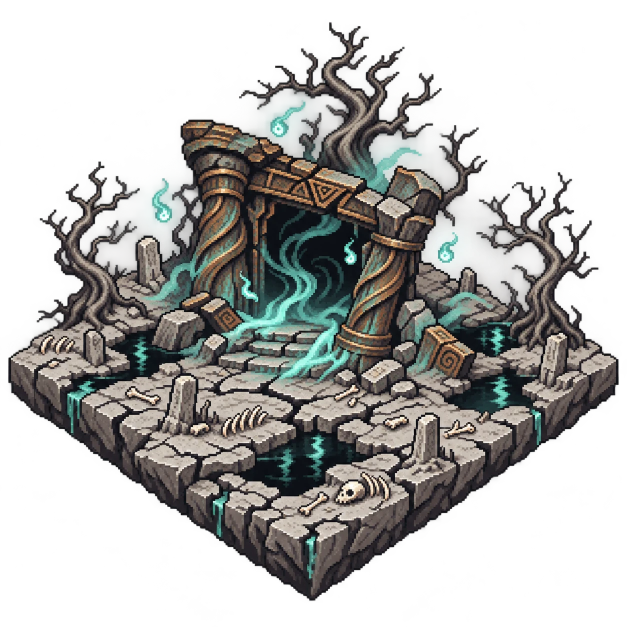
#> input picture assets/ASSET__guiyu.webp, 1254 x 1254 px, given in place of gp_c2_r1.png, which was not available (shown at 1/2 size)
$ python normalize_ground_paint.py
#> lines starting #> are read from the running program, lines starting #| are printed output that depends on the picture; after the words box and inside, x2 and y2 are one past the last pixel; in counts of white or black regions, pixels touching at a corner belong together
import numpy as np, os
from PIL import Image
from scipy import ndimage
src='/tmp/b8/assets/map'; dst='/home/claude/van-dao/assets'
def load(n): return np.asarray(Image.open(f'{src}/{n}.png').convert('RGB')).astype(np.float32)
#> called with n = 'gp_c2_r1'
def gmask(a):
    r,g,b=a[...,0],a[...,1],a[...,2]
    return ((g>=r*0.85)&(b<g*0.72)&(g>40)).astype(np.float32)
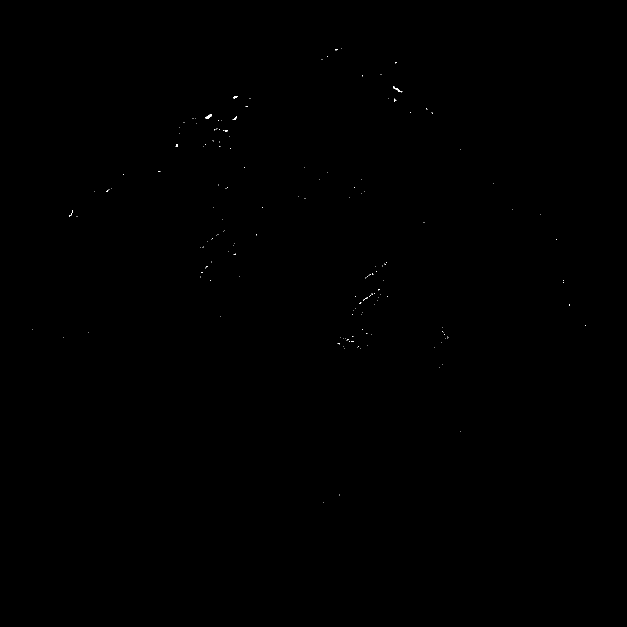
#> returned value: shape (1254, 1254) float32 (shown at 1/2 size); values 0 (black) and 1 (white), 0.04% white in thin lines or dots, all inside (x1, y1, x2, y2) = (65, 97, 1172, 1006)
lum=lambda a: a[...,0]*0.3+a[...,1]*0.59+a[...,2]*0.11
std=load('gp_c2_r1'); m=gmask(std)
tc=np.array([(std[...,c]*m).sum()/m.sum() for c in range(3)]); tL=(lum(std)*m).sum()/m.sum()
#> after `tc = np.array([(std[..., c] * m).sum() / m.sum() for c in range(3)])`: tc = [122.4, 115.9, 65.93]
#> after `tL = (lum(std) * m).sum() / m.sum()`: tL = 112.4
for f in sorted(os.listdir(src)):
    n=f[:-4]; a=load(n); m=gmask(a); sig=110
#> call 2 of load, with n = 'ASSET__guiyu.'
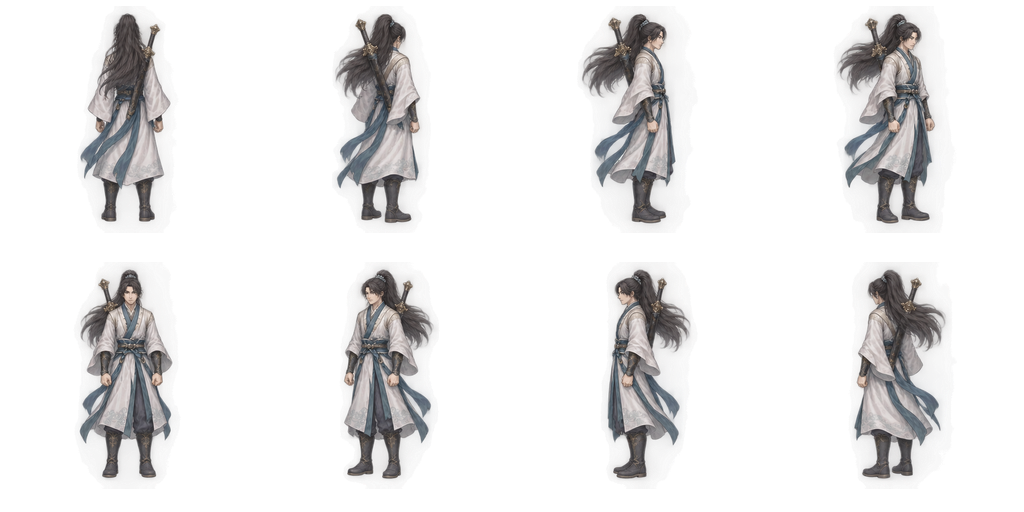
#> input picture assets/ASSET__idle9.webp, 1024 x 512 px, given in place of ASSET__guiyu..png, which was not available
#> in gmask (call 2), `r,g,b=a[...,0],a[...,1],a[...,2]`:
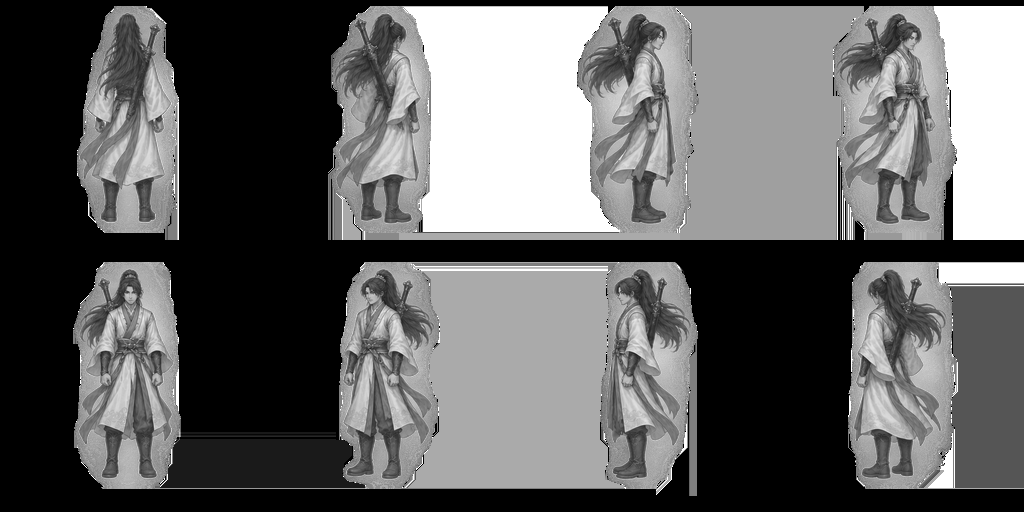
#> b: shape (512, 1024) float32; min 0, max 255, mean 100.3
#> in gmask (call 2), `return ((g>=r*0.85)&(b<g*0.72)&(g>40)).astype(np.float32)`:
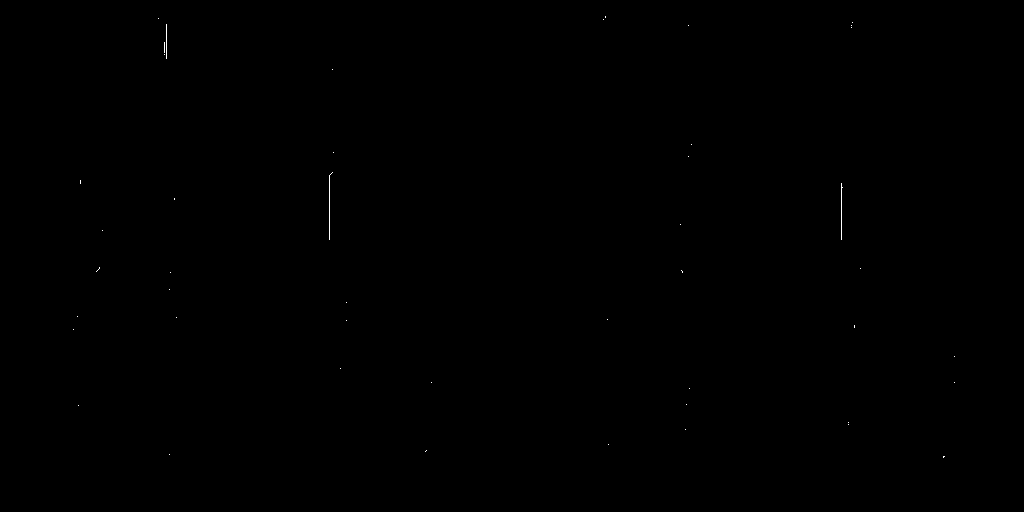
#> returned value: shape (512, 1024) float32; values 0 (black) and 1 (white), 0.04% white in thin lines or dots, all inside (x1, y1, x2, y2) = (73, 16, 955, 458)
    w=ndimage.gaussian_filter(m,sig)
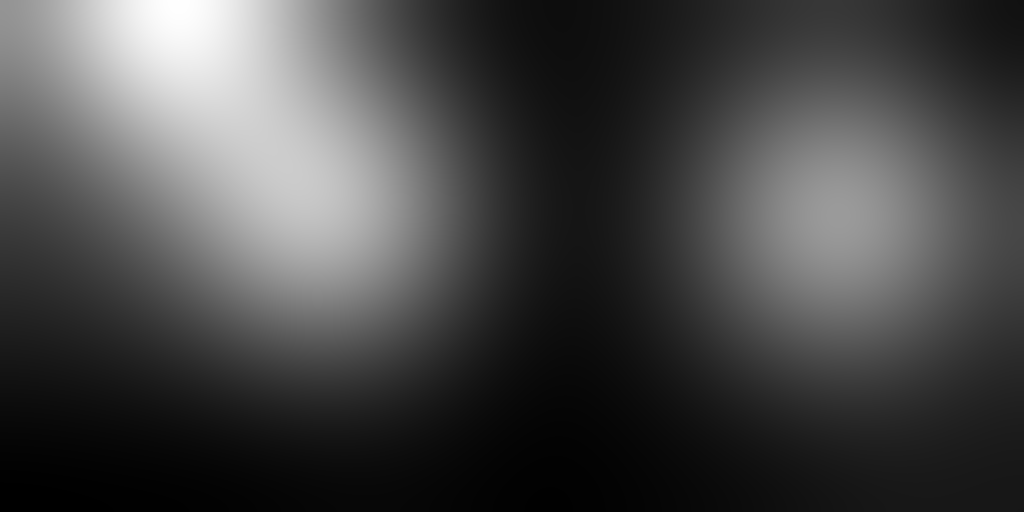
#> w: shape (512, 1024) float32; min 8.57e-05, max 0.00135, mean 0.000439; drawn with min black and max white
    Lb=ndimage.gaussian_filter(lum(a)*m,sig)/(w+1e-4)
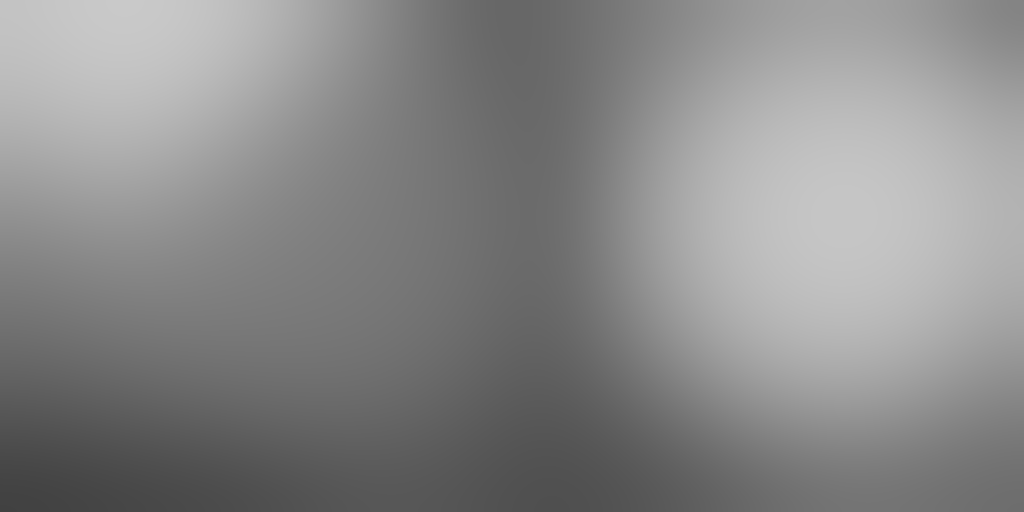
#> Lb: shape (512, 1024) float32; min 65.86, max 201.3, mean 137.2
    k=np.clip((w-0.03)/0.12,0,1)  # chỉ sửa nơi đủ cỏ quanh đó
#> k: shape (512, 1024) float32; every value is 0
    corr=np.clip((tL/np.maximum(Lb,1))**0.8,0.7,1.35); corr=1+(corr-1)*k
#> after `corr = np.clip((tL / np.maximum(Lb, 1)) ** 0.8, 0.7, 1.35)`:
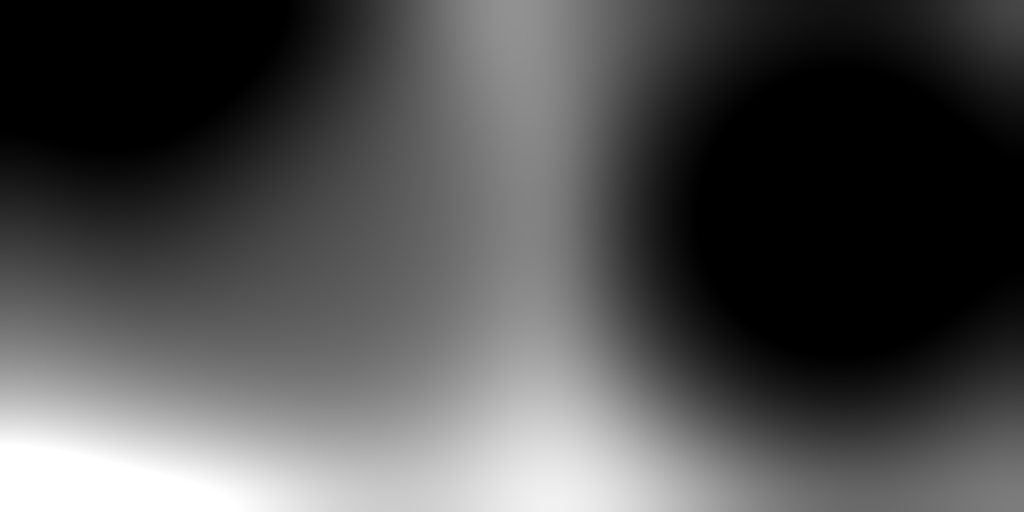
#> corr: shape (512, 1024) float32; min 0.7, max 1.35, mean 0.902; drawn with min black and max white
#> after `corr = 1 + (corr - 1) * k`: corr: shape (512, 1024) float32; every value is 1
    out=a*corr[...,None]
    mc=np.array([(a[...,c]*m).sum()/max(m.sum(),1) for c in range(3)])
#> mc = [187.3, 207.9, 50.39]
    gains=np.clip(tc/np.maximum(mc,1),0.9,1.1) if m.sum()>1000 else np.ones(3)
#> gains = [1, 1, 1]
    out=out*gains
    sm=ndimage.gaussian_filter(m,2)[...,None]
    out=out*(1-sm)+out*np.array([0.95,1.0,1.12])*sm
    Image.fromarray(np.clip(out,0,255).astype(np.uint8)).save(f'{dst}/{n}.webp','WEBP',quality=84,method=4)
print('ok')
